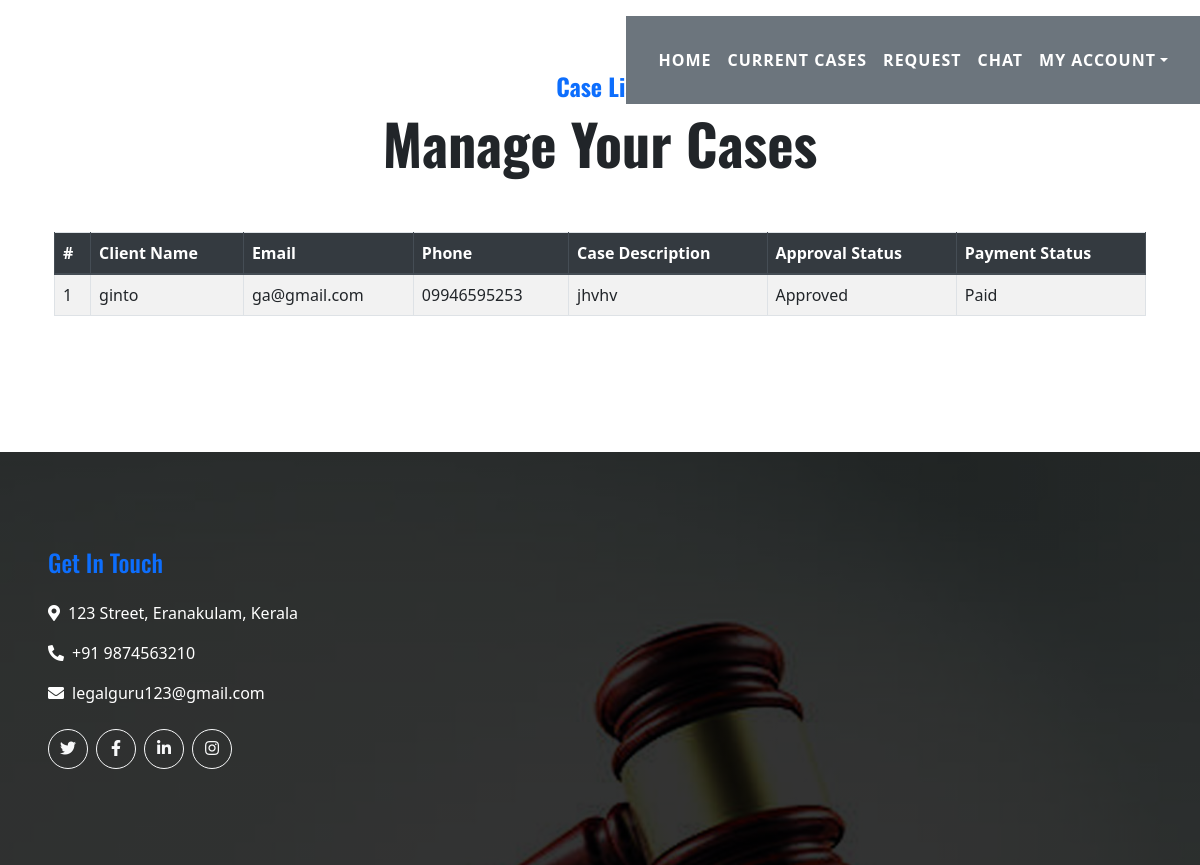
/Advocate/current_case_list (signed in), run on the app's committed database.
### home/models.py (models this page shows, shortened)
class CaseRequest(models.Model):
    req_id = models.AutoField(primary_key=True)
    lawyer = models.ForeignKey(AdvocateRegistration,on_delete=models.CASCADE)
    name = models.CharField(max_length=50)
    email = models.EmailField(max_length=50)
    phone = models.CharField(max_length=11)
    case_des = models.TextField()
    approval = models.CharField(max_length=50, choices=[('Approved', 'Approved'), ('Pending', 'Pending'), ('Rejected', 'Rejected')], default='Pending')
    cust_approval = models.CharField(max_length=50, choices=[('Approved', 'Approved'), ('Pending', 'Pending'), ('Rejected', 'Rejected')], default='Pending')
    payment_approval = models.CharField(max_length=50, choices=[('Paid', 'Paid'), ('Unpaid', 'Unpaid')], default='Unpaid')

### Advocate/views.py (the view)
# urls.py: path('current_case_list',views.current_case_list,name='current_case_list'),
def current_case_list(request):
    advocate = request.user.advocateregistration
    cases = CaseRequest.objects.filter(lawyer=advocate, approval='Approved')  # Filter by 'Approved' status
    return render(request, 'advcurrentcaselist.html', {'cases': cases})

### templates/advcurrentcaselist.html
{% extends "advbase.html" %}
{% load static %}
{% block content %}
<div class="container py-5">
    <div class="d-flex flex-column text-center mb-5">
        <h4 class="text-primary font-weight-bold">Case List</h4>
        <h4 class="display-4 font-weight-bold">Manage Your Cases</h4>
    </div>
    <table class="table table-striped table-bordered">
        <thead class="thead-dark">
            <tr>
                <th>#</th>
                <th>Client Name</th>
                <th>Email</th>
                <th>Phone</th>
                <th>Case Description</th>
                <th>Approval Status</th>
                <th>Payment Status</th>
            </tr>
        </thead>
        <tbody>
            {% for case in cases %}
            <tr>
                <td>{{ case.req_id }}</td>
                <td>{{ case.name }}</td>
                <td>{{ case.email }}</td>
                <td>{{ case.phone }}</td>
                <td>{{ case.case_des }}</td>
                <td>{{ case.approval }}</td>
                <td>{{ case.payment_approval }}</td>
            </tr>
            {% empty %}
            <tr>
                <td colspan="7" class="text-center">No approved cases found.</td>
            </tr>
            {% endfor %}
        </tbody>
    </table>
</div>
{% endblock %}

### data on the page
CaseRequest: req_id "1", name "ginto", email "ga@gmail.com", phone "09946595253", case_des "jhvhv", approval "Approved", payment_approval "Paid"
